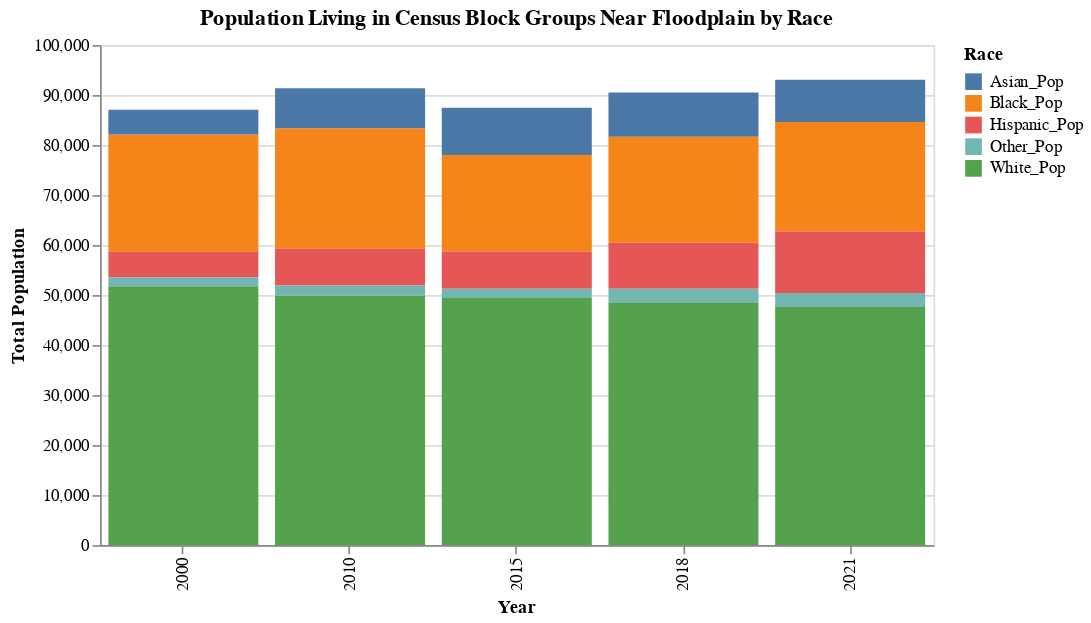

Write notebook code for a chart like this one.
### Code cell
alt.Chart(flood_tracts_melt).mark_bar().encode(
    alt.X('year:N').title('Year'),
    alt.Y('sum(Population)').title('Total Population'),
    color='Race'
).properties(
    width=500,
    height=300,
    title='Population Living in Census Block Groups Near Floodplain by Race'
)

### Figure 1 — Vega-Lite specification as saved in the notebook (floating-point values rounded to 4 significant figures; data arrays with more than 128 entries replaced by an {"elided": "..."} marker saying what was removed)
{"config": {"view": {"continuousWidth": 300, "continuousHeight": 300}}, "data": {"name": "data-2db4672efd50e761656d54a19b4b6e3a"}, "mark": {"type": "bar"}, "encoding": {"color": {"field": "Race", "type": "nominal"}, "x": {"field": "year", "title": "Year", "type": "nominal"}, "y": {"aggregate": "sum", "field": "Population", "title": "Total Population", "type": "quantitative"}}, "height": 300, "title": "Population Living in Census Block Groups Near Floodplain by Race", "width": 500, "$schema": "https://vega.github.io/schema/vega-lite/v5.14.1.json", "datasets": {"data-2db4672efd50e761656d54a19b4b6e3a": {"elided": "2290 records"}}}
